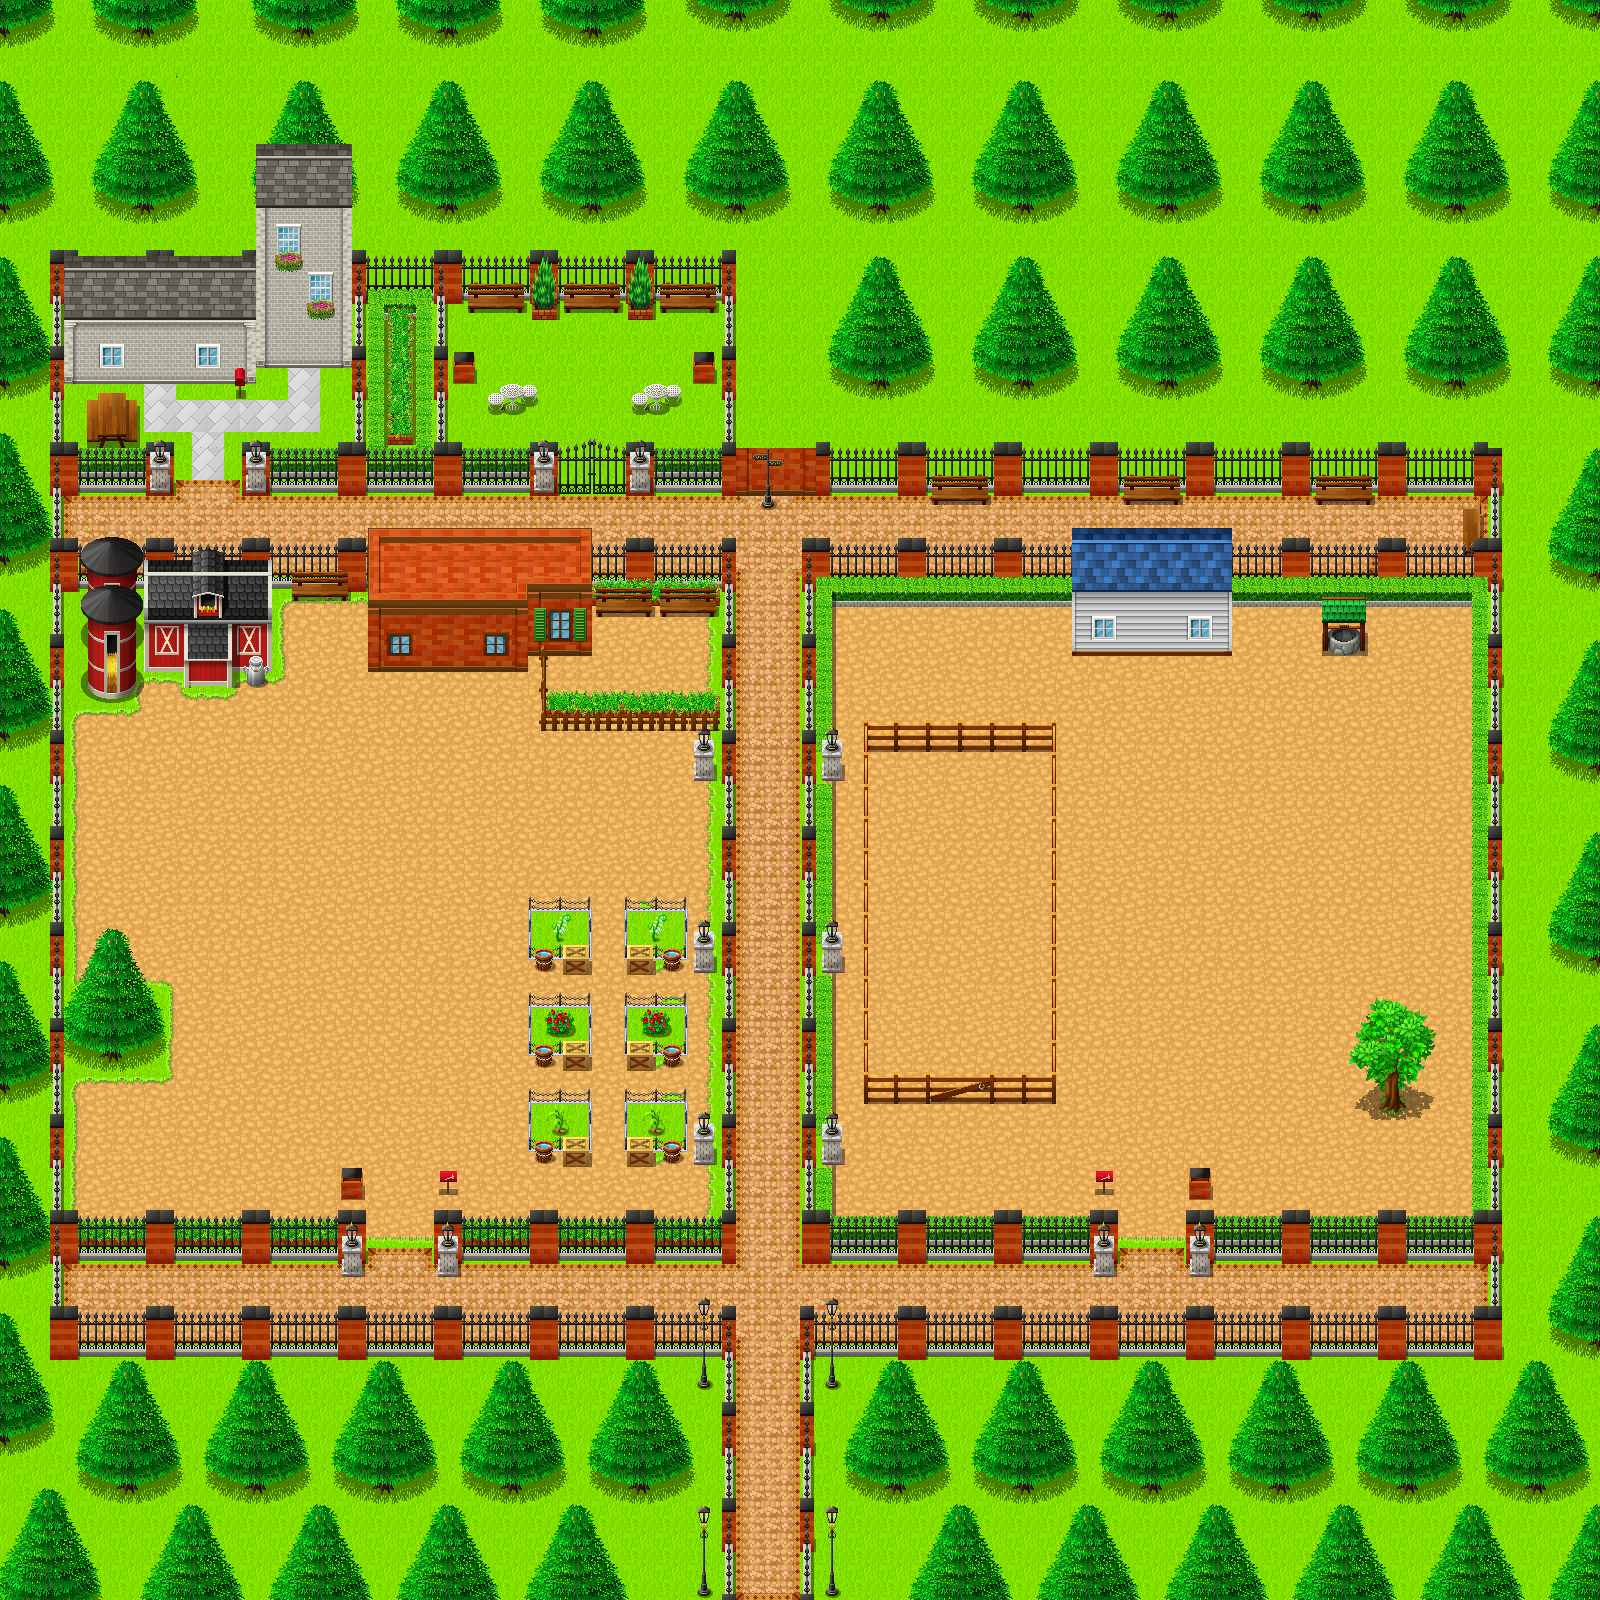

Rendered tile map (Tiled .tmx) drawn with the repository's tilesets; below, a short description and the map source with its tile grids summarised:
An orthogonal 100x100 tile map with 16x16 px tiles, 44 tile layers (BackGroundA, BackGroundB, BackGroundTrees, BarsA, ...), 7 tilesets and 59 objects (3x npc, from-ranch, from-library, from-librarian, from-dealer, ...).

<map version="1.2" tiledversion="1.3.0" orientation="orthogonal" renderorder="right-down" compressionlevel="0" width="100" height="100" tilewidth="16" tileheight="16" infinite="0" nextlayerid="77" nextobjectid="62">
 <tileset firstgid="1" name="TileC_exterior_1" tilewidth="16" tileheight="16" tilecount="1024" columns="32">
  <image source="Tileset/TileC_exterior_1.png" width="512" height="512" />
 </tileset>
 <tileset firstgid="1025" name="TileA5" tilewidth="16" tileheight="16" tilecount="512" columns="16">
  <image source="Tileset/TileA5.png" width="256" height="512" />
 </tileset>
 <tileset firstgid="1537" name="TileA2" tilewidth="16" tileheight="16" tilecount="768" columns="32">
  <image source="Tileset/TileA2.png" width="512" height="384" />
  <terraintypes>
   <terrain name="Ground" tile="0" />
   <terrain name="CityFloor" tile="0" />
  </terraintypes>
  <tile id="2" terrain=",0,0,0" />
  <tile id="3" terrain="0,,0,0" />
  <tile id="34" terrain="0,0,,0" />
  <tile id="35" terrain="0,0,0," />
  <tile id="64" terrain=",,,0" />
  <tile id="65" terrain=",,0,0" />
  <tile id="66" terrain=",,0,0" />
  <tile id="67" terrain=",,0," />
  <tile id="96" terrain=",0,,0" />
  <tile id="97" terrain="0,0,0,0" />
  <tile id="98" terrain="0,0,0,0" />
  <tile id="99" terrain="0,,0," />
  <tile id="128" terrain=",0,,0" />
  <tile id="129" terrain="0,0,0,0" />
  <tile id="130" terrain="0,0,0,0" />
  <tile id="131" terrain="0,,0," />
  <tile id="160" terrain=",0,," />
  <tile id="161" terrain="0,0,," />
  <tile id="162" terrain="0,0,," />
  <tile id="163" terrain="0,,," />
  <tile id="194" terrain=",1,1,1" />
  <tile id="195" terrain="1,,1,1" />
  <tile id="226" terrain="1,1,,1" />
  <tile id="227" terrain="1,1,1," />
  <tile id="256" terrain=",,,1" />
  <tile id="257" terrain=",,1,1" />
  <tile id="258" terrain=",,1,1" />
  <tile id="259" terrain=",,1," />
  <tile id="288" terrain=",1,,1" />
  <tile id="289" terrain="1,1,1,1" />
  <tile id="290" terrain="1,1,1,1" />
  <tile id="291" terrain="1,,1," />
  <tile id="320" terrain=",1,,1" />
  <tile id="321" terrain="1,1,1,1" />
  <tile id="322" terrain="1,1,1,1" />
  <tile id="323" terrain="1,,1," />
  <tile id="352" terrain=",1,," />
  <tile id="353" terrain="1,1,," />
  <tile id="354" terrain="1,1,," />
  <tile id="355" terrain="1,,," />
 </tileset>
 <tileset firstgid="2305" name="TileD_exterior_1" tilewidth="16" tileheight="16" tilecount="1024" columns="32">
  <image source="Tileset/TileD_exterior_1.png" width="512" height="512" />
 </tileset>
 <tileset firstgid="3329" name="TileA4" tilewidth="16" tileheight="16" tilecount="960" columns="32">
  <image source="Tileset/TileA4.png" width="512" height="480" />
 </tileset>
 <tileset firstgid="4289" name="TileB_exterior_1_spring" tilewidth="16" tileheight="16" tilecount="1024" columns="32">
  <image source="Tileset/TileB_exterior_1_spring.png" width="512" height="512" />
 </tileset>
 <tileset firstgid="5313" name="TileA3" tilewidth="16" tileheight="16" tilecount="512" columns="32">
  <image source="Tileset/TileA3.png" width="512" height="256" />
 </tileset>
 <group id="2" name="BackGround">
  <layer id="1" name="BackGroundA" width="100" height="100">
   <data>[10000 cells, 10000 non-empty, 4 distinct tile ids]</data>
  </layer>
  <layer id="3" name="BackGroundB" width="100" height="100">
   <data>[10000 cells, 4425 non-empty, 44 distinct tile ids]</data>
  </layer>
  <layer id="50" name="BackGroundTrees" width="100" height="100">
   <data>[10000 cells, 2568 non-empty, 60 distinct tile ids]</data>
  </layer>
 </group>
 <group id="13" name="Bars">
  <layer id="14" name="BarsA" width="100" height="100">
   <data>[10000 cells, 96 non-empty, 16 distinct tile ids]</data>
  </layer>
  <layer id="36" name="Plants" width="100" height="100">
   <data>[10000 cells, 24 non-empty, 12 distinct tile ids]</data>
  </layer>
 </group>
 <group id="22" name="DecosUnderFences">
  <layer id="71" name="CowTreeA" width="100" height="100">
   <data>[10000 cells, 28 non-empty, 28 distinct tile ids]</data>
  </layer>
  <layer id="35" name="CowTreeB-Foreground" width="100" height="100">
   <data>[10000 cells, 32 non-empty, 32 distinct tile ids]</data>
  </layer>
  <layer id="16" name="CowFarmDecosA" width="100" height="100">
   <data>[10000 cells, 142 non-empty, 20 distinct tile ids]</data>
  </layer>
  <layer id="44" name="ChickenDecosA" width="100" height="100">
   <data>[10000 cells, 182 non-empty, 20 distinct tile ids]</data>
  </layer>
  <layer id="74" name="ChickenTreeA" width="100" height="100">
   <data>[10000 cells, 12 non-empty, 12 distinct tile ids]</data>
  </layer>
  <layer id="49" name="ChickenTreeB-Foreground" width="100" height="100">
   <data>[10000 cells, 36 non-empty, 36 distinct tile ids]</data>
  </layer>
  <layer id="52" name="BetwenHousesA" width="100" height="100">
   <data>[10000 cells, 36 non-empty, 18 distinct tile ids]</data>
  </layer>
  <layer id="64" name="BenchesA" width="100" height="100">
   <data>[10000 cells, 8 non-empty, 8 distinct tile ids]</data>
  </layer>
  <layer id="58" name="LibrarianDecos" width="100" height="100">
   <data>[10000 cells, 24 non-empty, 12 distinct tile ids]</data>
  </layer>
  <layer id="60" name="ParkdecosA" width="100" height="100">
   <data>[10000 cells, 24 non-empty, 12 distinct tile ids]</data>
  </layer>
  <layer id="63" name="LanternsUnderFencesA" width="100" height="100">
   <data>[10000 cells, 32 non-empty, 8 distinct tile ids]</data>
  </layer>
 </group>
 <group id="7" name="Fences">
  <layer id="25" name="FencesA" width="100" height="100">
   <data>[10000 cells, 1705 non-empty, 73 distinct tile ids]</data>
  </layer>
  <layer id="51" name="FencesB" width="100" height="100">
   <data>[10000 cells, 54 non-empty, 44 distinct tile ids]</data>
  </layer>
 </group>
 <group id="26" name="DecosBelowFences">
  <layer id="72" name="LanternsA" width="100" height="100">
   <data>[10000 cells, 116 non-empty, 26 distinct tile ids]</data>
  </layer>
  <layer id="31" name="LanternsB-Foreground" width="100" height="100">
   <data>[10000 cells, 28 non-empty, 12 distinct tile ids]</data>
  </layer>
  <layer id="73" name="SignalsA" width="100" height="100">
   <data>[10000 cells, 8 non-empty, 8 distinct tile ids]</data>
  </layer>
  <layer id="62" name="SignalsB-Foreground" width="100" height="100">
   <data>[10000 cells, 0 non-empty, 0 distinct tile ids]</data>
  </layer>
  <layer id="45" name="CowDecosB" width="100" height="100">
   <data>[10000 cells, 20 non-empty, 16 distinct tile ids]</data>
  </layer>
  <layer id="27" name="BenchesB" width="100" height="100">
   <data>[10000 cells, 124 non-empty, 28 distinct tile ids]</data>
  </layer>
  <layer id="47" name="ChickenDecosB" width="100" height="100">
   <data>[10000 cells, 72 non-empty, 16 distinct tile ids]</data>
  </layer>
  <layer id="53" name="BetwenHousesB" width="100" height="100">
   <data>[10000 cells, 20 non-empty, 14 distinct tile ids]</data>
  </layer>
  <layer id="61" name="ParkDecosB" width="100" height="100">
   <data>[10000 cells, 24 non-empty, 12 distinct tile ids]</data>
  </layer>
 </group>
 <group id="18" name="CowFarm">
  <layer id="17" name="CowTowerA" width="100" height="100">
   <data>[10000 cells, 32 non-empty, 32 distinct tile ids]</data>
  </layer>
  <layer id="21" name="CowTowersHouse" width="100" height="100">
   <data>[10000 cells, 68 non-empty, 68 distinct tile ids]</data>
  </layer>
  <layer id="19" name="CowTowerB" width="100" height="100">
   <data>[10000 cells, 32 non-empty, 32 distinct tile ids]</data>
  </layer>
  <layer id="32" name="CowHouse" width="100" height="100">
   <data>[10000 cells, 56 non-empty, 16 distinct tile ids]</data>
  </layer>
  <layer id="34" name="CowWindows" width="100" height="100">
   <data>[10000 cells, 24 non-empty, 20 distinct tile ids]</data>
  </layer>
  <layer id="75" name="CowRoof-Foreground" width="100" height="100">
   <data>[10000 cells, 66 non-empty, 17 distinct tile ids]</data>
  </layer>
  <layer id="33" name="CowFences" width="100" height="100">
   <data>[10000 cells, 32 non-empty, 13 distinct tile ids]</data>
  </layer>
  <layer id="37" name="CowMailbox" width="100" height="100">
   <data>[10000 cells, 8 non-empty, 4 distinct tile ids]</data>
  </layer>
 </group>
 <group id="38" name="ChickenFarm">
  <layer id="39" name="ChickenHouse" width="100" height="100">
   <data>[10000 cells, 40 non-empty, 16 distinct tile ids]</data>
  </layer>
  <layer id="76" name="ChickenRoof-Foreground" width="100" height="100">
   <data>[10000 cells, 40 non-empty, 16 distinct tile ids]</data>
  </layer>
  <layer id="42" name="ChickenWindows" width="100" height="100">
   <data>[10000 cells, 8 non-empty, 4 distinct tile ids]</data>
  </layer>
  <layer id="40" name="ChickenFences" width="100" height="100">
   <data>[10000 cells, 88 non-empty, 36 distinct tile ids]</data>
  </layer>
  <layer id="48" name="WaterWell" width="100" height="100">
   <data>[10000 cells, 16 non-empty, 16 distinct tile ids]</data>
  </layer>
  <layer id="41" name="ChickenMailbox" width="100" height="100">
   <data>[10000 cells, 0 non-empty, 0 distinct tile ids]</data>
  </layer>
 </group>
 <group id="54" name="LibrarianHouse">
  <layer id="55" name="Librarian" width="100" height="100">
   <data>[10000 cells, 180 non-empty, 32 distinct tile ids]</data>
  </layer>
  <layer id="56" name="LibrarianWindows" width="100" height="100">
   <data>[10000 cells, 20 non-empty, 10 distinct tile ids]</data>
  </layer>
  <layer id="59" name="LibrarianMailbox" width="100" height="100">
   <data>[10000 cells, 4 non-empty, 4 distinct tile ids]</data>
  </layer>
 </group>
 <group id="66" name="Objects">
  <objectgroup id="67" name="Arrivals">
   <object id="1" name="from-ranch" x="760" y="1512" width="16" height="24" />
   <object id="50" name="from-library" x="296" y="400" width="16" height="24" />
   <object id="53" name="from-librarian" x="152" y="404" width="16" height="24" />
   <object id="56" name="from-dealer" x="440" y="704" width="16" height="24" />
   <object id="61" name="from-florist" x="1144" y="680" width="16" height="24" />
  </objectgroup>
  <objectgroup id="70" name="Interactables">
   <object id="57" name="edd" type="npc" x="1256" y="1100" width="32" height="45" />
   <object id="58" name="ted" type="npc" x="1296" y="1100" width="32" height="45" />
   <object id="59" name="monica" type="npc" x="192" y="708" width="32" height="45" />
  </objectgroup>
  <objectgroup id="69" name="Walls">
   <object id="3" x="800" y="1308" width="16" height="292" />
   <object id="4" x="800" y="1208" width="320" height="60" />
   <object id="5" x="1184" y="1208" width="288" height="60" />
   <object id="6" x="1472" y="448" width="32" height="864" />
   <object id="7" x="240" y="440" width="1248" height="56" />
   <object id="8" x="800" y="536" width="688" height="72" />
   <object id="9" x="64" y="440" width="112" height="56" />
   <object id="10" x="48" y="248" width="16" height="1060" />
   <object id="11" x="64" y="600" width="80" height="116" />
   <object id="12" x="144" y="600" width="128" height="88" />
   <object id="13" x="0" y="1308" width="736" height="292" />
   <object id="14" x="432" y="1212" width="288" height="56" />
   <object id="15" x="720" y="536" width="16" height="732" />
   <object id="16" x="800" y="608" width="32" height="600" />
   <object id="17" x="816" y="1308" width="672" height="52" />
   <object id="18" x="64" y="1208" width="304" height="60" />
   <object id="19" x="592" y="536" width="128" height="40" />
   <object id="20" x="64" y="536" width="304" height="64" />
   <object id="21" x="368" y="536" width="224" height="136" />
   <object id="22" x="536" y="672" width="184" height="56" />
   <object id="23" x="692" y="728" width="28" height="52" />
   <object id="24" x="692" y="920" width="28" height="52" />
   <object id="25" x="692" y="1112" width="28" height="52" />
   <object id="26" x="816" y="1112" width="28" height="52" />
   <object id="27" x="816" y="920" width="28" height="52" />
   <object id="28" x="816" y="728" width="28" height="52" />
   <object id="29" x="1320" y="608" width="52" height="48" />
   <object id="30" x="1072" y="608" width="160" height="40" />
   <object id="31" x="864" y="724" width="192" height="376" />
   <object id="32" x="1188" y="1164" width="24" height="36" />
   <object id="33" x="1096" y="1168" width="20" height="32" />
   <object id="34" x="1380" y="1064" width="28" height="52" />
   <object id="35" x="340" y="1168" width="24" height="40" />
   <object id="36" x="436" y="1168" width="24" height="44" />
   <object id="37" x="64" y="976" width="104" height="100" />
   <object id="38" x="96" y="392" width="28" height="48" />
   <object id="39" x="64" y="332" width="192" height="44" />
   <object id="40" x="256" y="316" width="96" height="52" />
   <object id="41" x="352" y="248" width="16" height="192" />
   <object id="42" x="624" y="1092" width="64" height="72" />
   <object id="43" x="528" y="1092" width="64" height="72" />
   <object id="44" x="528" y="996" width="64" height="72" />
   <object id="45" x="624" y="996" width="64" height="72" />
   <object id="46" x="624" y="900" width="64" height="72" />
   <object id="47" x="528" y="900" width="64" height="72" />
   <object id="52" x="728" y="1600" width="80" height="40" />
  </objectgroup>
  <objectgroup id="68" name="Doors">
   <object id="2" name="ranch" x="736" y="1576" width="64" height="24" />
   <object id="48" name="library" x="288" y="324" width="32" height="46" />
   <object id="54" name="librarian" x="144" y="336" width="32" height="46" />
   <object id="55" name="dealer" x="432" y="628" width="32" height="46" />
   <object id="60" name="florist" x="1136" y="612" width="32" height="46" />
  </objectgroup>
 </group>
</map>
